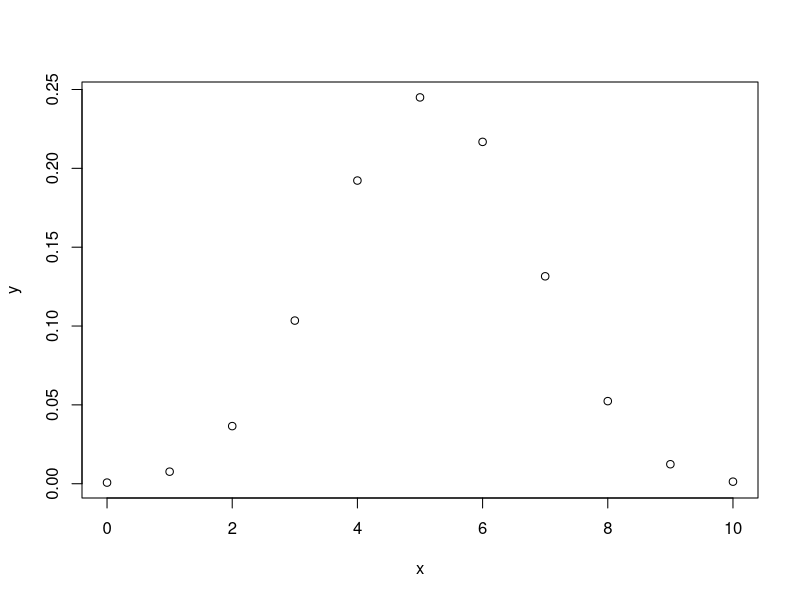
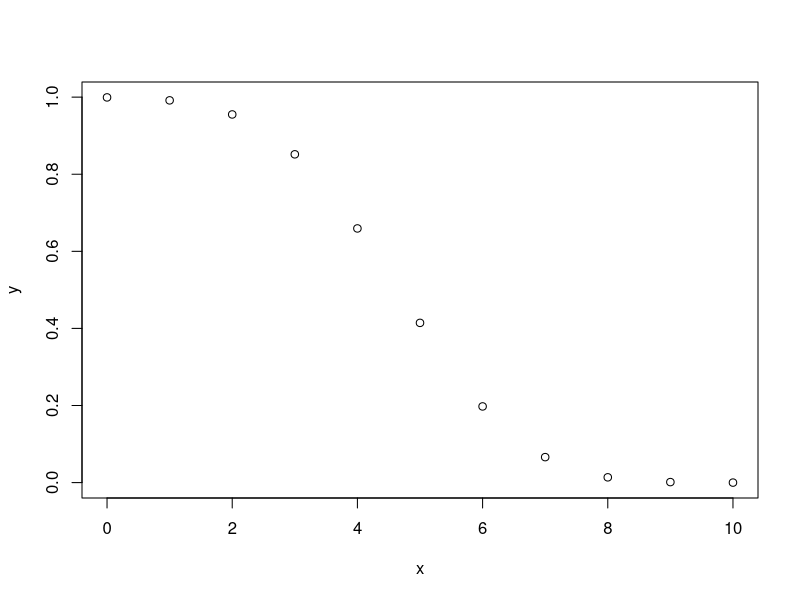
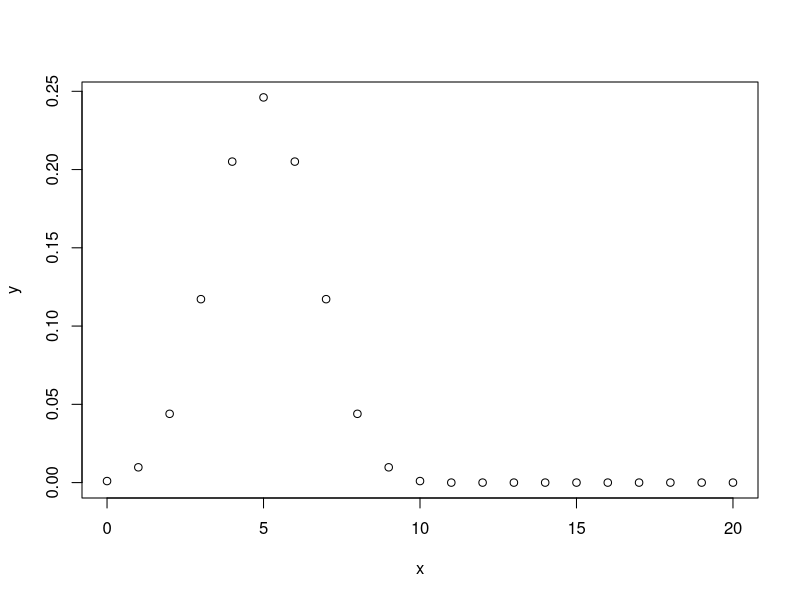

Generate these figures, in order, with R:
## ---- chunk 1
library(MASS)
df <- Cars93

set.seed(60)
x <- sample(1:nrow(df), 40)
training <- df[x,]
test <- df[-x, ]

## ---- chunk 2
training
test
## ---- chunk 3
write.csv(training, file="training.csv")
write.csv(test, file="test.csv")
## ---- chunk 4
sum(training$Origin=="non-USA")
sum(training$Origin=="USA")
## ---- chunk 5
births <- sample(c("boy", "girl"), size = 10, replace=TRUE, prob=c(.515, .485))
births
table(births)
## ---- chunk 6
manybirths <- sample(c("boy", "girl"), size = 10000, replace=TRUE, prob=c(.515, .485))
table(manybirths)
## ---- chunk 7
dbinom(3, size=10, prob=.515)

pbinom(8, size=10, prob=.515, lower.tail = FALSE)
## ---- chunk 8
n <- 10 
x <- 0:n
y <- dbinom(x, size=10, prob=.515)
plot(x,y)
## ---- chunk 9
n <- 10
x <- 0:n
y <- pbinom(x, size=10, prob=.515, lower.tail = FALSE)
plot(x,y)
## ---- chunk 10
dbinom(4, size=10, prob=.5)
## ---- chunk 11
pbinom(5, size=10, prob=.5)
## ---- chunk 12
n <- 20 
x <- 0:n 
y <- dbinom(x, size=10, prob=.5)
plot(x,y)
